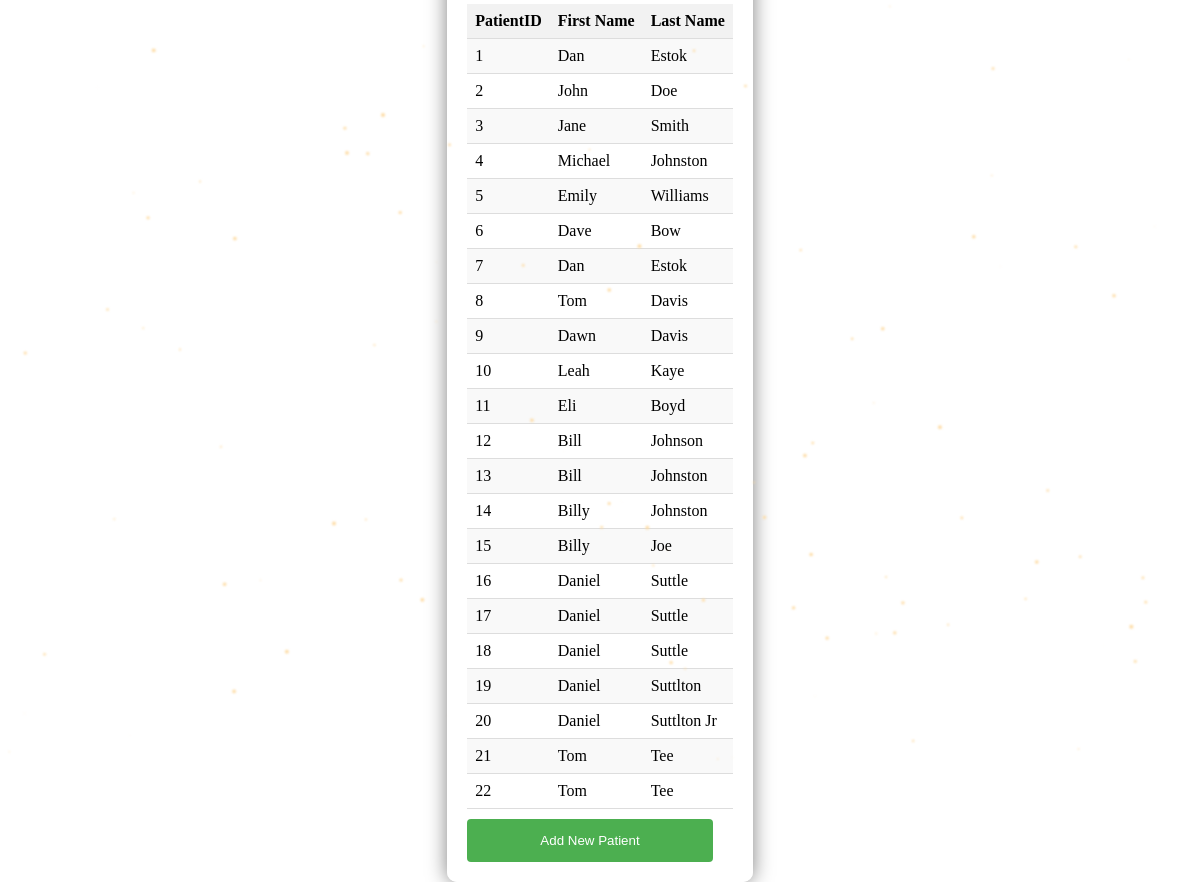
The page /getPatient.php on the database its author committed.
### tables this page shows
CREATE TABLE `patient` (
  `PatientID` int(11) NOT NULL,
  `FirstName` varchar(255) DEFAULT NULL,
  `LastName` varchar(255) DEFAULT NULL,
  `Age` int(11) DEFAULT NULL,
  `Gender` varchar(10) DEFAULT NULL,
  `MaritalStatus` varchar(20) DEFAULT NULL,
  `Address` varchar(255) DEFAULT NULL
);

### getPatient.php (the view, shortened to what this page needs)
<?php include_once "config.php"; ?>
<!DOCTYPE html>
<html>
<head>
    <link rel="stylesheet" type="text/css" href="css/style.css">
</head>
<body>
    <div class="animation-container">
    </div>
    <div class="form-container">
        <table>
            <tr>
                <th>PatientID</th>
                <th>First Name</th>
                <th>Last Name</th>
            </tr>
            <?php
            $sql = "SELECT PatientID, FirstName, LastName FROM Patient";
            $result = $conn->query($sql);
            if ($result->num_rows > 0) {
                while ($row = $result->fetch_assoc()) {
                    echo "<tr>";
                    echo "<td>" . $row["PatientID"] . "</td>";
                    echo "<td>" . $row["FirstName"] . "</td>";
                    echo "<td>" . $row["LastName"] . "</td>";
                    echo "</tr>";
                }
            } else {
                echo "<tr><td colspan='3'>0 results</td></tr>";
            }
            ?>
        </table>
        <form action="addPatient.php">
        <input type="submit" value="Add New Patient">
    </form>
    </div>
</body>
</html>

### css/style.css (style rules this page uses)
body, html { margin: 0; padding: 0; height: 100%; background-image: url('https://external-preview.redd.it/Tf2MC-orVRAI8OL5tjyF4k4H2Q6QLHTWllekGfqdt3c.png?width=960&crop=smart&auto=webp&s=be4ab9a2fa3ca2f7011799377f118a8dbc64aacb'); background-size: cover; background-position: center; display: flex; justify-content: center; align-items: center; }
.animation-container { position: fixed; top: 0; left: 0; width: 100%; height: 100%; pointer-events: none; }
.form-container { max-width: 800px; background-color: rgba(255, 255, 255, 0.9); padding: 20px; border-radius: 10px; box-shadow: 0 0 20px rgba(0, 0, 0, 0.5); overflow: auto; }
input[type="submit"] { width: calc(100% - 20px); background-color: #4CAF50; color: white; padding: 14px 20px; margin-top: 10px; border: none; border-radius: 4px; cursor: pointer; }
table { width: 100%; border-collapse: collapse; }
th, td { padding: 8px; text-align: left; border-bottom: 1px solid #ddd; }
th { background-color: #f2f2f2; }
tr:nth-child(even) { background-color: #f9f9f9; }

### rows shown on the page
patient: PatientID "1", FirstName "Dan", LastName "Estok"
patient: PatientID "2", FirstName "John", LastName "Doe"
patient: PatientID "3", FirstName "Jane", LastName "Smith"
patient: PatientID "4", FirstName "Michael", LastName "Johnston"
patient: PatientID "5", FirstName "Emily", LastName "Williams"
patient: PatientID "6", FirstName "Dave", LastName "Bow"
patient: PatientID "7", FirstName "Dan", LastName "Estok"
patient: PatientID "8", FirstName "Tom", LastName "Davis"
patient: PatientID "9", FirstName "Dawn", LastName "Davis"
patient: PatientID "10", FirstName "Leah", LastName "Kaye"
patient: PatientID "11", FirstName "Eli", LastName "Boyd"
patient: PatientID "12", FirstName "Bill", LastName "Johnson"
patient: PatientID "13", FirstName "Bill", LastName "Johnston"
patient: PatientID "14", FirstName "Billy", LastName "Johnston"
patient: PatientID "15", FirstName "Billy", LastName "Joe"
patient: PatientID "16", FirstName "Daniel", LastName "Suttle"
patient: PatientID "17", FirstName "Daniel", LastName "Suttle"
patient: PatientID "18", FirstName "Daniel", LastName "Suttle"
patient: PatientID "19", FirstName "Daniel", LastName "Suttlton"
patient: PatientID "20", FirstName "Daniel", LastName "Suttlton Jr"
patient: PatientID "21", FirstName "Tom", LastName "Tee"
patient: PatientID "22", FirstName "Tom", LastName "Tee"
